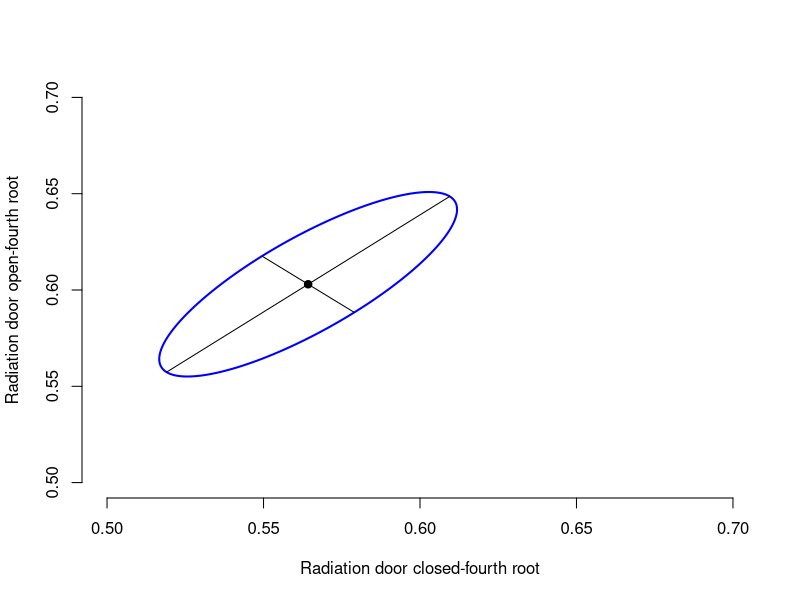

Generate this figure with R:

setwd("/Users/Jade/Desktop/GiaoAn/DH_KHTN/MongNgoc/Rscript_Data_Example/Chap3")
#Example5.3 Data for radiation from microwave Data về bức xạ của lò vi sóng

#install packagae  ellipse to draw ellipse

library(ellipse)
radC=read.table("T4-1.DAT",header=F)
dim(radC)
names(radC)
radO=read.table("T4-5.DAT",header=F)
dim(radO)
radcl=radC**(.25) #radcl=(radC)^(1/4)
head(radcl)
head(radC)
radop=radO**(.25)
rad=cbind(radcl,radop)
dim(rad)
n=nrow(rad)
p=ncol(rad)
(xbar=colMeans(rad))
(S=cov(rad))
solve(S)
#eigenvalue and eigenvector pairs for S
eig=eigen(S)
eig$values
eig$vectors
# c^2=(p(n-1))/(n-p)F_{p,n-p}(alpha)
(c2=p*(n-1)*qf(.95,p,n-p)/(n-p))

###The 95% confidence ellipse for \mu=(mu1, mu2)
#check if in ellipse
xmu=c(.562,.589)
xbar
tsq=n*t(xbar-xmu)%*%solve(S)%*%(xbar-xmu)
c(tsq,c2)# tsq <c2, xmu is in the region.
#(equivalently, a test .... not reject H0 at the 5% level of signification)

###draw ellipse
#eig=eigen(S)
a1=xbar-sqrt(c2*eig$value[1]/n)%*% eig$vector[,1] #equ 5-19
b1=xbar+sqrt(c2*eig$value[1]/n)%*% eig$vector[,1]
a2=xbar-sqrt(c2*eig$value[2]/n)%*% eig$vector[,2]
b2=xbar+sqrt(c2*eig$value[2]/n)%*% eig$vector[,2]

eli = ellipse(S, centre=xbar,t=sqrt(c2/n), npoint=5000)
plot(eli, cex=.3,bty="n", xlab="Radiation door closed-fourth root", ylab="Radiation door open-fourth root",
 xlim=c(.5,.7),ylim=c(.5,.7),type="l",lwd=2,col="blue")
 points(xbar[1],xbar[2],pch=19)
 segments(xbar[1],xbar[2],a1[1],a1[2])
 segments(xbar[1],xbar[2],b1[1],b1[2])
 segments(xbar[1],xbar[2],a2[1],a2[2])
 segments(xbar[1],xbar[2],b2[1],b2[2])
